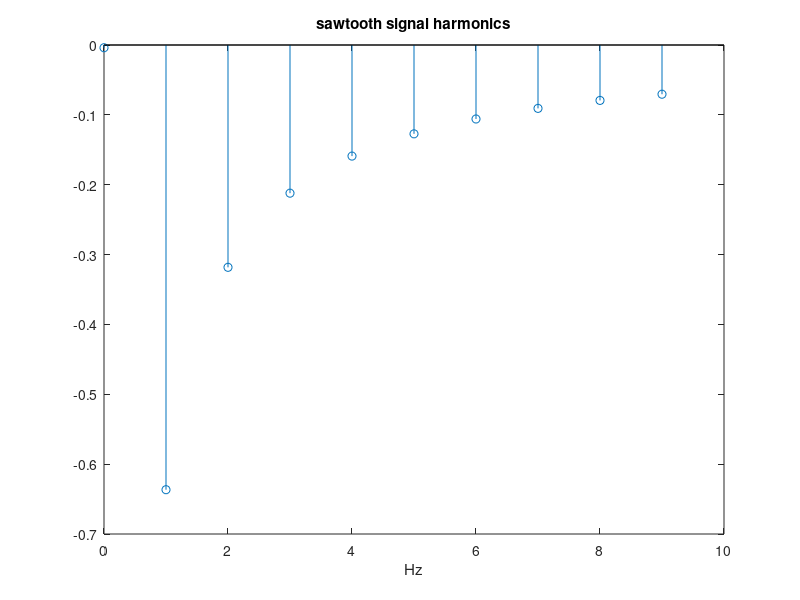

Here is the MATLAB script that generated this plot:
%Fourier Transfom of sawtooth signal 
fy=1; %signal frequency in Hz
wy=2*pi*fy; %signal frequency in rad/s
Ty=1/fy; %signal period in seconds

Ns=256; %number of samples per signal period
fs=Ns*fy; %sampling frequency in Hz
tiv=1/fs; %time interval between samples;
t=0:tiv:(Ty-tiv); %time intervals set (1 period)
y=sawtooth(wy*t); %signal data set

fou=fft(y); %Fourier Transform (set of complex numbers)
%get set of harmonic amplitudes:
bh(1)=fou(1)/Ns;
hmag=-imag(fou);
bh(2:Ns)=(hmag(2:Ns)*2)/Ns; 

stem(0:9,bh(1:10)); %plot of first 10 harmonics
xlabel('Hz'); title('sawtooth signal harmonics');
